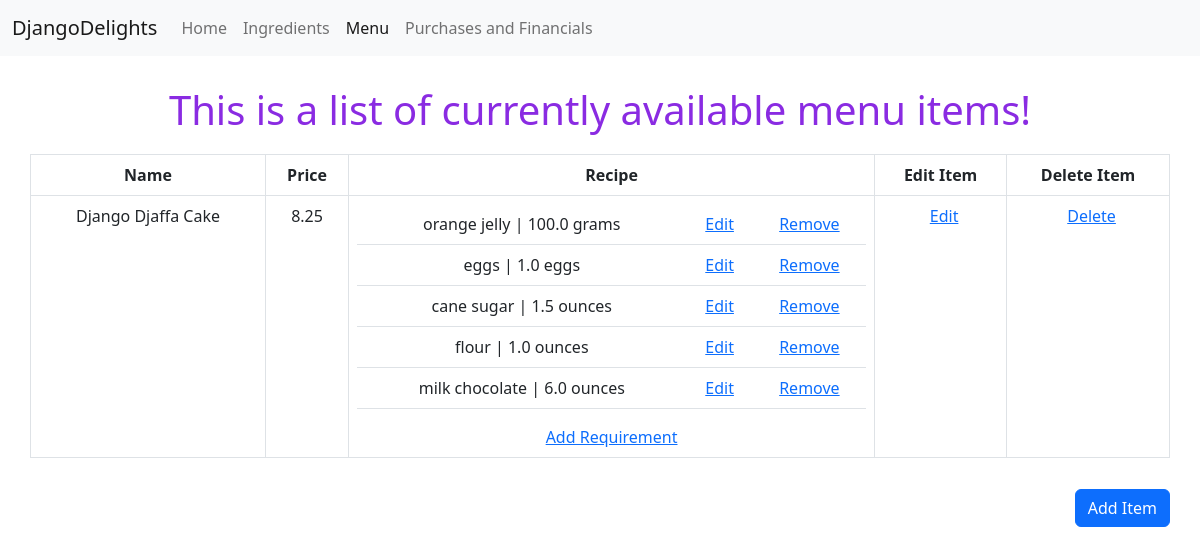
The app's page /menu/ (signed in), older data.
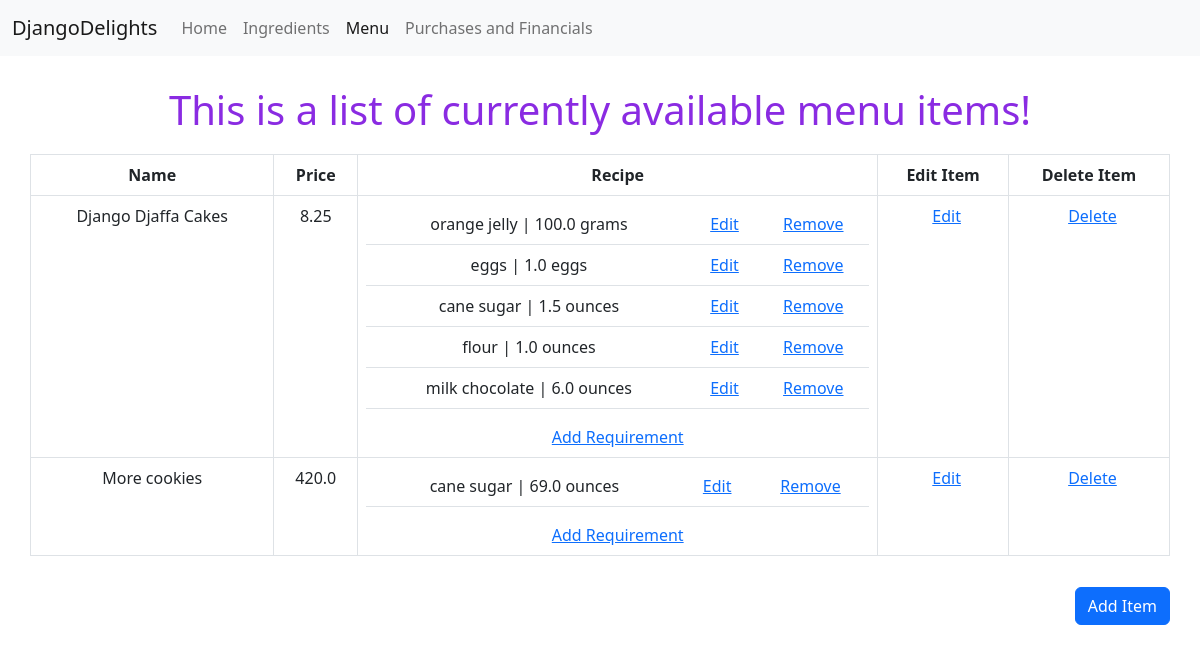
The same page, newer data.
### inventory/models.py (models this page shows, shortened)
class MenuItem(models.Model):
    name = models.CharField(name="name", unique=True, max_length=100)
    price = models.FloatField(name="price", default=0.00)
    class Meta:
        ordering = ["name"]
        verbose_name = "Menu Item"
        verbose_name_plural = "Menu Items"

class RecipeRequirement(models.Model):
    menu_item = models.ForeignKey(MenuItem, on_delete=models.CASCADE)
    ingredient = models.ForeignKey(Ingredient, on_delete=models.CASCADE)
    amount = models.FloatField(name="amount", )
    class Meta:
        verbose_name = "Recipe Requirement"
        verbose_name_plural = "Recipe Requirements"

class Ingredient(models.Model):
    name = models.CharField(name="name", unique=True, max_length=100)
    quantity = models.FloatField(name="quantity", default=0) #Quantity currently available in storage
    unit_type = models.CharField(name="unittype", default="Ct", max_length=10, verbose_name="Unit Type")
    price_per = models.FloatField(name="priceper", default=0.00, verbose_name="Price Per")
    image_link = models.CharField(name="image", default="https://icon-library.com/images/ingredient-icon/ingredient-icon-6.jpg", max_length=200)
    class Meta:
        ordering = ["name"]
        verbose_name = "Ingredient"
        verbose_name_plural = "Ingredients"
    def __str__(self):
        return self.name

### inventory/views.py (the view)
# urls.py: path("menu/", views.MenuList.as_view(), name="menu"),
class MenuList(LoginRequiredMixin,ListView):
    model = MenuItem
    template_name = "inventory/menu.html"
    fields = ("__all__")
    def get_context_data(self, **kwargs):
        m_items = list()
        for x in MenuItem.objects.all():
            m_item = dict()
            m_item["model"] = x
            m_item["recipe"] = list()
            for y in RecipeRequirement.objects.all():
                if y.menu_item == x:
                    m_item["recipe"].append(y)
            m_items.append(m_item)
        ctx = super(MenuList, self).get_context_data(**kwargs)
        ctx['items'] = m_items
        return ctx

### inventory/templates/inventory/menu.html
{% extends 'base.html' %}
{% block content %}
<div class="centered" style="margin:30px">
<h1>
    This is a list of currently available menu items!
</h1>
<table class="centered table table-bordered" >
    <tr>
        <th>Name</th>
        <th>Price</th>
        <th>Recipe</th>
        <th>Edit Item</th>
        <th>Delete Item</th>
    </tr>
        {% for item in items %}
    <tr>
        <td>{{item.model.name}}</td>
        <td>{{item.model.price}}</td>
        <td>
            <table class="table" multiple aria-label="multiple select example">
                <tbody>
                {% for req in item.recipe %}
                <tr>
                    <td>
                        {{req.ingredient}} | {{req.amount}} {{req.ingredient.unittype}}
                    </td>
                    <td>
                        <a href="{% url 'requirement_update' req.id %}">Edit</a>
                    </td>
                    <td>
                        <a href="{% url 'requirement_delete' req.id %}">Remove</a>
                    </td>
                </tr>
                {% endfor %}
                </tbody>
            </table>
            <div>
                <a href="{% url 'requirement_create' %}">Add Requirement</a>
            </div>
        </td>
        <td style="padding-left: 15px;"><a href="{% url 'menu_update' item.model.id %}">Edit</a></td>
        <td style="padding-left: 15px;"><a href="{% url 'menu_delete' item.model.id %}">Delete</a></td>
    </tr>
        {% endfor %}
</table>
        <div>
            <a style="margin-top: 15px;float:right;" href="{% url 'menu_create' %}" class="btn btn-primary">Add Item</a>
        </div>
</div>
{% endblock %}

Row changes from the older to the newer data that the page shows:
changed MenuItem: model.name "Django Djaffa Cake" → "Django Djaffa Cakes"
added MenuItem: model.name "More cookies", model.price "420.0"
added RecipeRequirement: ingredient "cane sugar", amount "69.0", ingredient.unittype "ounces", shown under "More cookies"
